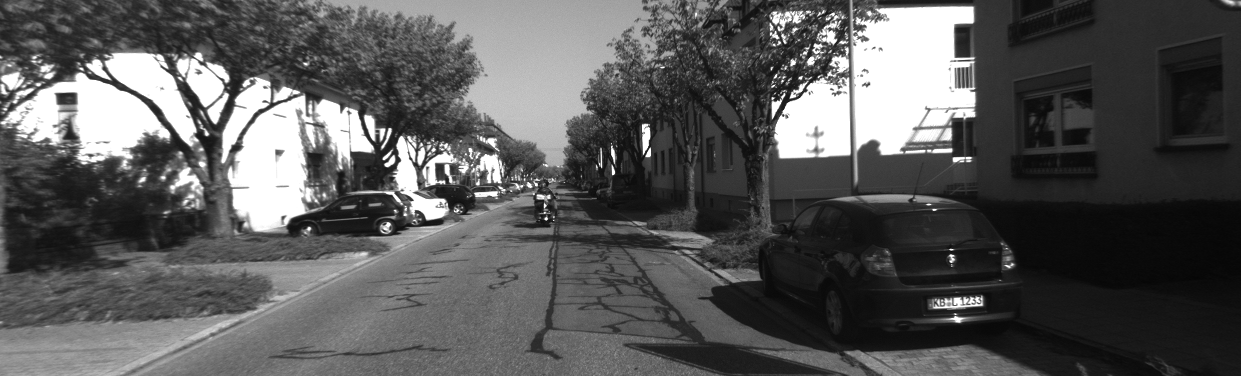
#> input picture 000001.png, 1241 x 376 px
$ python algrithm.py
#> lines starting #> are read from the running program, lines starting #| are printed output that depends on the picture
### data.py
import numpy as np

IMSIZE = (1241, 376)

def Camera_params():
    #P_left
    P0 = np.array([[7.188560000000e+02, 0.000000000000e+00, 6.071928000000e+02, 0.000000000000e+00],
                [0.000000000000e+00, 7.188560000000e+02, 1.852157000000e+02, 0.000000000000e+00],
                [0.000000000000e+00, 0.000000000000e+00, 1.000000000000e+00, 0.000000000000e+00]])

    #P_right
    P1  = np.array([[7.188560000000e+02, 0.000000000000e+00, 6.071928000000e+02, -3.861448000000e+02],
                [0.000000000000e+00, 7.188560000000e+02, 1.852157000000e+02, 0.000000000000e+00],
                [0.000000000000e+00, 0.000000000000e+00, 1.000000000000e+00, 0.000000000000e+00]])

    assert (P0[:3,:3] == P1[:3,:3]).all() # just checking if matrices are for rectified images

    R = np.eye(3) # rotation matrix between left and right camera views
    T = P1[:,3] # translation between the views
    K = P0[:3, :3] # calibration matrix / Camera matrix
    distCoeffs = np.zeros(5)
    return P0,P1,R,T,K,distCoeffs

### algrithm.py
import numpy as np
import cv2
import matplotlib.pyplot as plt
import networkx as nx
from networkx.algorithms.approximation import max_clique,large_clique_size
import time

import data


P0,P1,R,T,K,distCoeffs = data.Camera_params()

IMSIZE = (1241, 376)  # (width, height)


#Prepare Disparity Images

def findDisparity(img1,img2):
    assert img1.shape == img2.shape
    stereo = cv2.StereoBM_create(numDisparities=32, blockSize=15) # numDisparities with 32 gives a pleasant depth map (nv)
    disparity = stereo.compute(img1.astype(np.uint8), img2.astype(np.uint8))

    return disparity

def feature_detector_orb(img1,img2):
    orb = cv2.ORB_create()
    # using orb for now
    kps1, des1 = orb.detectAndCompute(img1, None)
    kps2 , des2 = orb.detectAndCompute(img2, None)

    return kps1,des1,kps2,des2

def reproject(disparity):
    Q = cv2.stereoRectify(cameraMatrix1=K, distCoeffs1=distCoeffs, cameraMatrix2=K, distCoeffs2=distCoeffs, R=R, T=T, imageSize=IMSIZE)[4]
    img3d = cv2.reprojectImageTo3D(disparity, Q=Q)
    return img3d


def process_frame(imgLeft,imgRight):
    imgLeft   = cv2.resize(imgLeft, IMSIZE)
    imgRight  = cv2.resize(imgRight, IMSIZE)

    disparity = findDisparity(imgLeft,imgRight)
    kpsLeft, desLeft,_,_ = feature_detector_orb(imgLeft,imgRight)
    img3d = reproject(disparity)
    valKps = [i for i in range(len(kpsLeft)) if disparity[int(kpsLeft[i].pt[1]), int(kpsLeft[i].pt[0])]!=-1]

    valDes = desLeft[valKps]
    valKps = np.array(kpsLeft)[valKps]
    return valKps,valDes,img3d


# Image from timeframe 1
imgLeft_1   = cv2.imread('000001.png', 0)
#> imgLeft_1 is the input picture: shape (376, 1241); min 5, max 255, mean 88.4
imgRight_1  = cv2.imread('1_000001.png', 0)
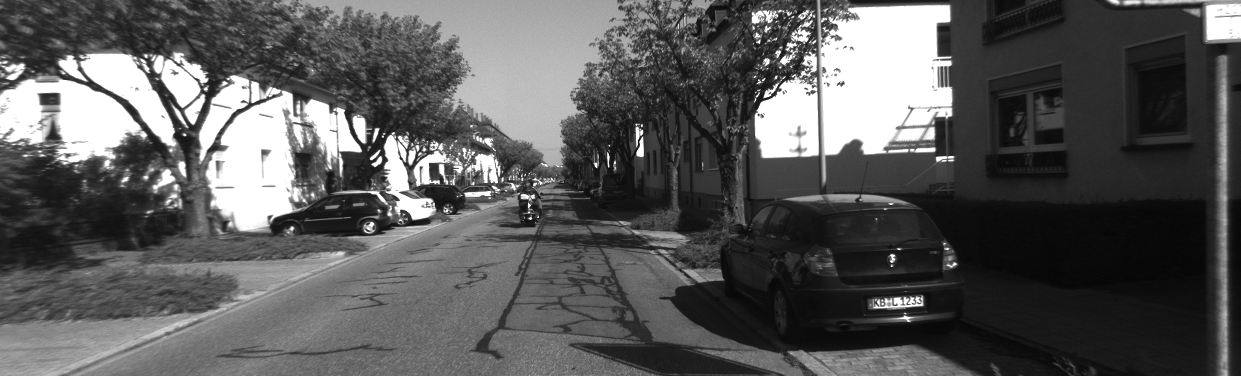
#> input picture 1_000001.png, 1241 x 376 px
#> imgRight_1 is the input picture: shape (376, 1241); min 5, max 255, mean 89.8

#Image from timeframe 3
imgLeft_3   = cv2.imread('000003.png', 0)
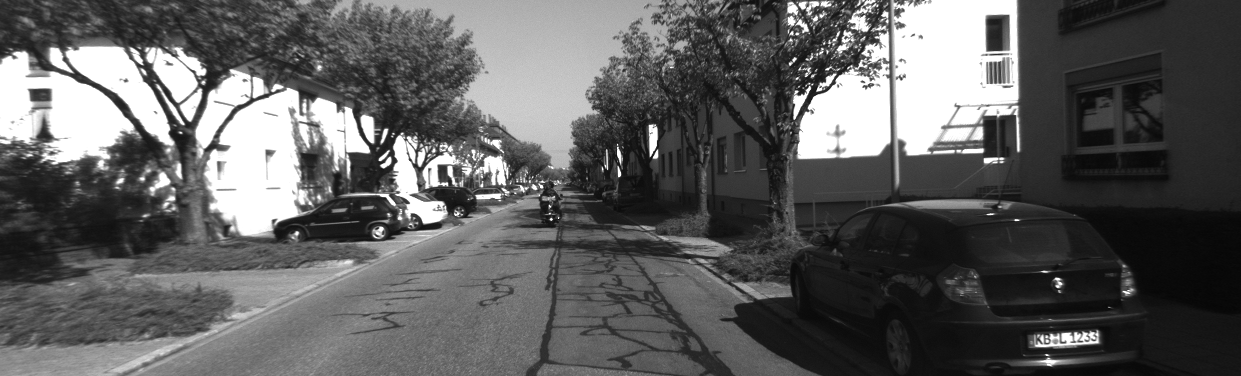
#> input picture 000003.png, 1241 x 376 px
#> imgLeft_3 is the input picture: shape (376, 1241); min 6, max 255, mean 94.1
imgRight_3  = cv2.imread('1_000003.png', 0)
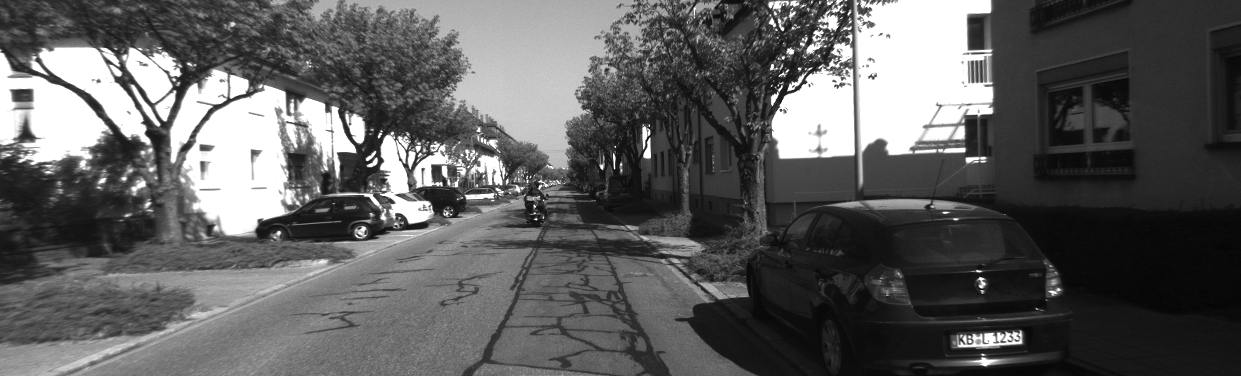
#> input picture 1_000003.png, 1241 x 376 px
#> imgRight_3 is the input picture: shape (376, 1241); min 4, max 255, mean 93.7

valKps1,valDes1,img3d1 =  process_frame(imgLeft_1,imgRight_1)
#> in findDisparity, `disparity = stereo.compute(img1.astype(np.uint8), img2.astype(np.uint8))`:
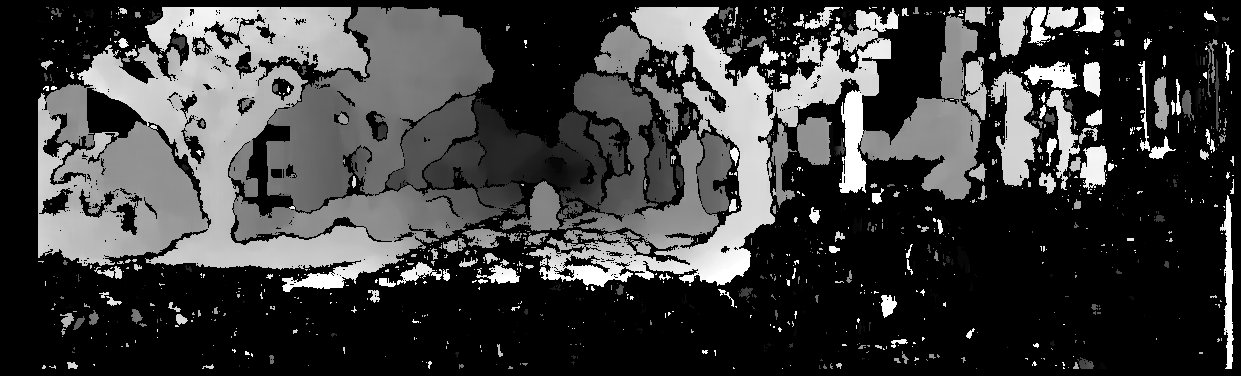
#> disparity: shape (376, 1241) int16; min -16, max 496, mean 109; drawn with min black and max white
#> in feature_detector_orb, `kps1, des1 = orb.detectAndCompute(img1, None)`: kps1 = 500 keypoints; strongest (x, y, size): (385, 164, 31), (790, 97, 31), (614, 173, 31), (773, 98, 31)
#> in feature_detector_orb, `kps2 , des2 = orb.detectAndCompute(img2, None)`: kps2 = 500 keypoints; strongest (x, y, size): (764, 96, 31), (779, 89, 31), (378, 161, 53.6), (891, 255, 31)
#> in process_frame, `kpsLeft, desLeft,_,_ = feature_detector_orb(imgLeft,imgRight)`: kpsLeft has the same summary as kps1 in feature_detector_orb
#> in reproject, `img3d = cv2.reprojectImageTo3D(disparity, Q=Q)`: img3d: shape (376, 1241, 3) float32; 0.24% of the values are NaN or infinite; the others: min -24421.2, max 34697.8, mean -3937
#> in process_frame, `valKps = [i for i in range(len(kpsLeft)) if disparity[int(kpsLeft[i].p..`: valKps = 500 values from 0 to 499
valKps2,valDes2,img3d2 =  process_frame(imgLeft_3,imgRight_3)
#> in findDisparity (call 2), `disparity = stereo.compute(img1.astype(np.uint8), img2.astype(np.uint8))`:
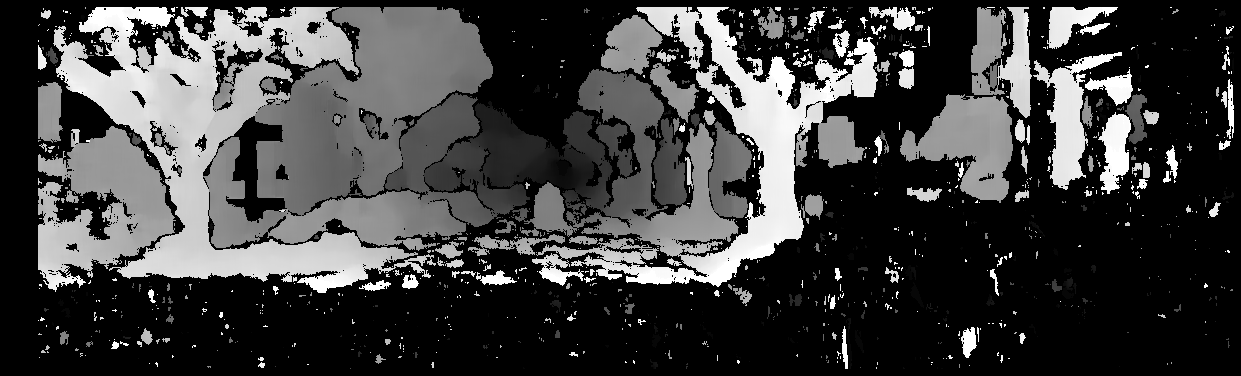
#> disparity: shape (376, 1241) int16; min -16, max 496, mean 114.1; drawn with min black and max white
#> in feature_detector_orb (call 2), `kps1, des1 = orb.detectAndCompute(img1, None)`: kps1 = 500 keypoints; strongest (x, y, size): (817, 90, 31), (796, 92, 31), (381, 165, 31), (792, 32, 31)
#> in feature_detector_orb (call 2), `kps2 , des2 = orb.detectAndCompute(img2, None)`: kps2 = 500 keypoints; strongest (x, y, size): (805, 82, 31), (788, 89, 31), (367, 159, 31), (375, 161, 53.6)
#> in process_frame (call 2), `kpsLeft, desLeft,_,_ = feature_detector_orb(imgLeft,imgRight)`: kpsLeft has the same summary as kps1 in feature_detector_orb
#> in reproject (call 2), `img3d = cv2.reprojectImageTo3D(disparity, Q=Q)`: img3d: shape (376, 1241, 3) float32; 0.26% of the values are NaN or infinite; the others: min -17348.9, max 34697.8, mean -3914.2
#> in process_frame (call 2), `valDes = desLeft[valKps]`:
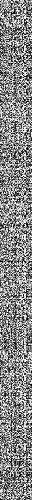
#> valDes: shape (500, 32); min 0, max 255, mean 134.8


# list of matched keypoints
kps1_m = []
kps2_m = []

# flann matching / A3
FLANN_INDEX_KDTREE = 0
index_params = dict(algorithm = FLANN_INDEX_KDTREE, trees = 5)
search_params = dict(checks=50)
matcher = cv2.FlannBasedMatcher(index_params, search_params)
matches = matcher.knnMatch(valDes1.astype(np.float32), valDes2.astype(np.float32), k=2)
#> matches = 500 matches

for (m,_) in matches:
        kps2_m.append(valKps2[m.trainIdx])
        kps1_m.append(valKps1[m.queryIdx])
#> after the loop, kps1_m = 500 keypoints; strongest (x, y, size): (385, 164, 31), (790, 97, 31), (614, 173, 31), (773, 98, 31); kps2_m = 500 keypoints; strongest (x, y, size): (817, 90, 31), (381, 165, 31), (620, 175, 31), (809, 88, 31)

# visualize matched keypoints
img1L = cv2.drawKeypoints(imgLeft_1, kps1_m, None, color=(0,255,0))
img2L = cv2.drawKeypoints(imgLeft_3, kps2_m, None, color=(0,255,0))

kps1_m = np.array(kps1_m)
kps2_m = np.array(kps2_m)


# A4
W = np.zeros((len(kps1_m), len(kps1_m)))
#> W: shape (500, 500) float64; every value is 0
delta = 0.2 # nv

for i in range(len(kps1_m)):
    pt11 = kps1_m[i].pt
    pt12 = kps2_m[i].pt
    w1 = img3d1[int(pt11[1]), int(pt11[0])]
    w2 = img3d2[int(pt12[1]), int(pt12[0])]
    dist1 = np.linalg.norm(w1-w2, ord=2)
    for j in range(len(kps1_m)):
        pt21 = kps1_m[j].pt
        pt22 = kps2_m[j].pt
        w1_ = img3d1[int(pt21[1]), int(pt21[0])]
        w2_ = img3d2[int(pt22[1]), int(pt22[0])]
        dist2 = np.linalg.norm(w1_-w2_, ord=2)
        dist = abs(dist1-dist2)
        if dist < delta:
            W[i,j] = 1
#> this loop made 500 passes
#> (pt11, pt12, w1, w2, dist1) on passes 1 to 3: ((528, 183), (532.8, 184.8), [1911.2, 53.47, -17348.9], [1814.7, 29.34, -17348.9], 99.51), ((973, 88), (399.2, 136.5), [352.3, -93.61, 692.2], [-398, -94.08, 1374.2], 1013.9), ((647, 124), (655, 125), [87.84, -135.1, 1586.2], [103.1, -129.9, 1550.7], 38.95)
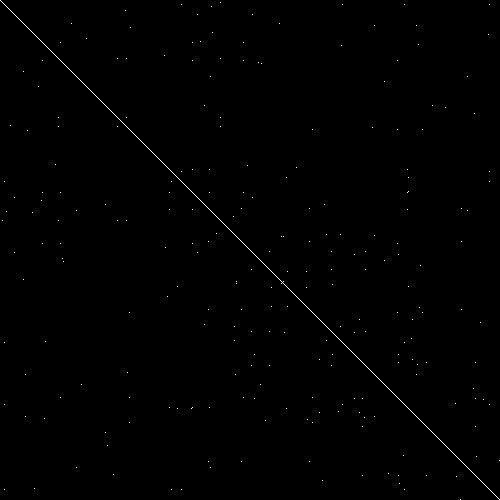
#> W: shape (500, 500) float64; values 0 (black) and 1 (white), 0.29% white in thin lines or dots

# print(np.sum(W==1))

# build clique

#> (the run stopped early here; a loop or call above may not have finished)
